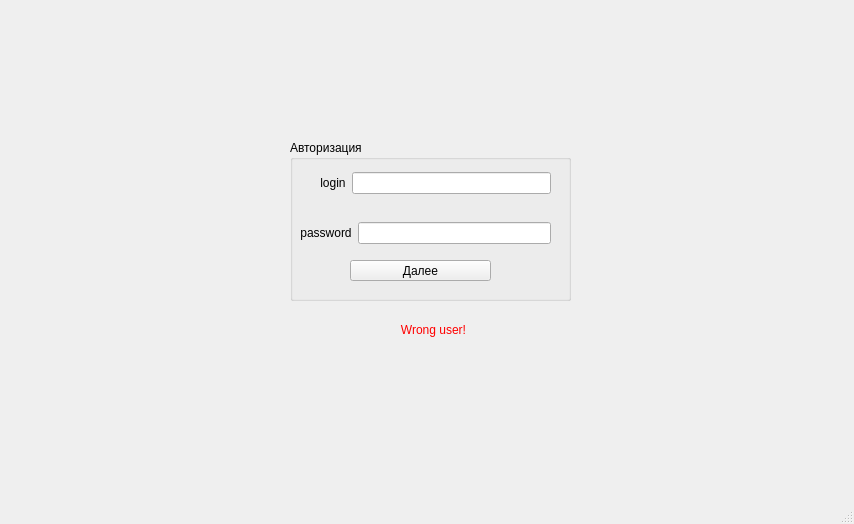
<?xml version="1.0" encoding="UTF-8"?>
<ui version="4.0">
 <class>MainWindow</class>
 <widget class="QMainWindow" name="MainWindow">
  <property name="geometry">
   <rect>
    <x>0</x>
    <y>0</y>
    <width>854</width>
    <height>524</height>
   </rect>
  </property>
  <property name="windowTitle">
   <string>MainWindow</string>
  </property>
  <widget class="QWidget" name="centralwidget">
   <widget class="QGroupBox" name="groupBox">
    <property name="geometry">
     <rect>
      <x>290</x>
      <y>140</y>
      <width>281</width>
      <height>161</height>
     </rect>
    </property>
    <property name="title">
     <string>Авторизация</string>
    </property>
    <widget class="QPushButton" name="pushButton_confirm">
     <property name="geometry">
      <rect>
       <x>60</x>
       <y>120</y>
       <width>141</width>
       <height>21</height>
      </rect>
     </property>
     <property name="text">
      <string>Далее</string>
     </property>
    </widget>
    <widget class="QWidget" name="">
     <property name="geometry">
      <rect>
       <x>10</x>
       <y>80</y>
       <width>251</width>
       <height>26</height>
      </rect>
     </property>
     <layout class="QHBoxLayout" name="horizontalLayout_2">
      <item>
       <widget class="QLabel" name="label_password">
        <property name="text">
         <string>password</string>
        </property>
        <property name="alignment">
         <set>Qt::AlignCenter</set>
        </property>
       </widget>
      </item>
      <item>
       <widget class="QLineEdit" name="line_password"/>
      </item>
     </layout>
    </widget>
    <widget class="QWidget" name="">
     <property name="geometry">
      <rect>
       <x>30</x>
       <y>30</y>
       <width>231</width>
       <height>26</height>
      </rect>
     </property>
     <layout class="QHBoxLayout" name="horizontalLayout">
      <item>
       <widget class="QLabel" name="label_login">
        <property name="text">
         <string>login</string>
        </property>
        <property name="alignment">
         <set>Qt::AlignCenter</set>
        </property>
       </widget>
      </item>
      <item>
       <widget class="QLineEdit" name="line_login"/>
      </item>
     </layout>
    </widget>
   </widget>
   <widget class="QLabel" name="label_wrongAns">
    <property name="geometry">
     <rect>
      <x>298</x>
      <y>320</y>
      <width>271</width>
      <height>20</height>
     </rect>
    </property>
    <property name="styleSheet">
     <string notr="true">QLabel{
	font: 350 9pt &quot;Yu Gothic UI Semilight&quot;;
	color: red;
}</string>
    </property>
    <property name="text">
     <string>Wrong user!</string>
    </property>
    <property name="alignment">
     <set>Qt::AlignCenter</set>
    </property>
   </widget>
  </widget>
  <widget class="QMenuBar" name="menubar">
   <property name="geometry">
    <rect>
     <x>0</x>
     <y>0</y>
     <width>854</width>
     <height>21</height>
    </rect>
   </property>
  </widget>
  <widget class="QStatusBar" name="statusbar"/>
 </widget>
 <resources/>
 <connections/>
</ui>
